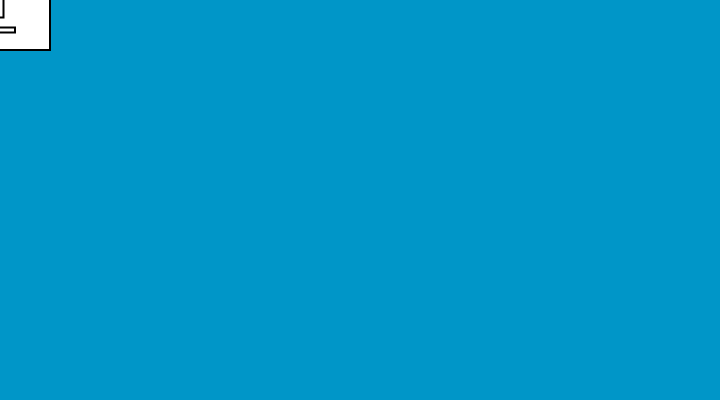
Frame 1 (no input)
Frame 60 (no input): identical to frame 1, image omitted
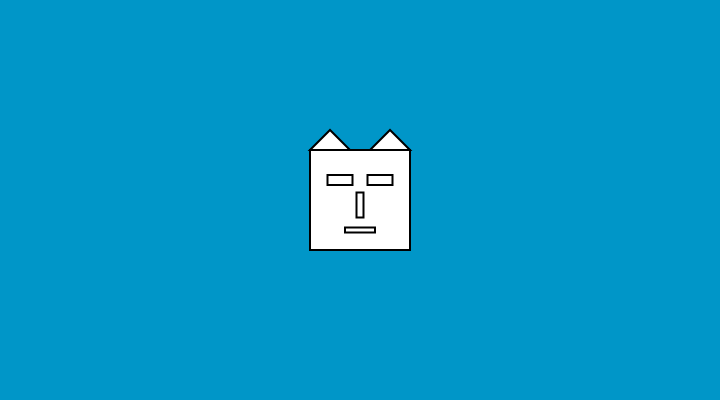
Frame 120 (the mouse pressed at the canvas centre since frame 60)

The p5.js sketch that drew these frames (run headless with seeded random() and noise() and a simulated clock; from frame 60 on, the mouse is pressed at the canvas centre):

// p5.js sketch
// ── sketch.js
function setup() {
    createCanvas(720, 400);
}

function draw()
{
    background(0, 150, 200);
    drawCat(mouseX, mouseY);
}

function drawCat(x, y)
{
    rectMode(CENTER);
    stroke(0);
    strokeWeight(2);
    translate(x, y);
    fill(255);

    rect(0, 0, 100, 100); // face
    rect(-20, -20, 25, 10); // left eye
    rect(20, -20, 25, 10); // right eye
    rect(0, 5, 7, 25); // nose
    rect(0, 30, 30, 5); // mouth
    triangle(-50, -50, -30, -70, -10, -50);
    triangle(50, -50, 30, -70, 10, -50);
}
